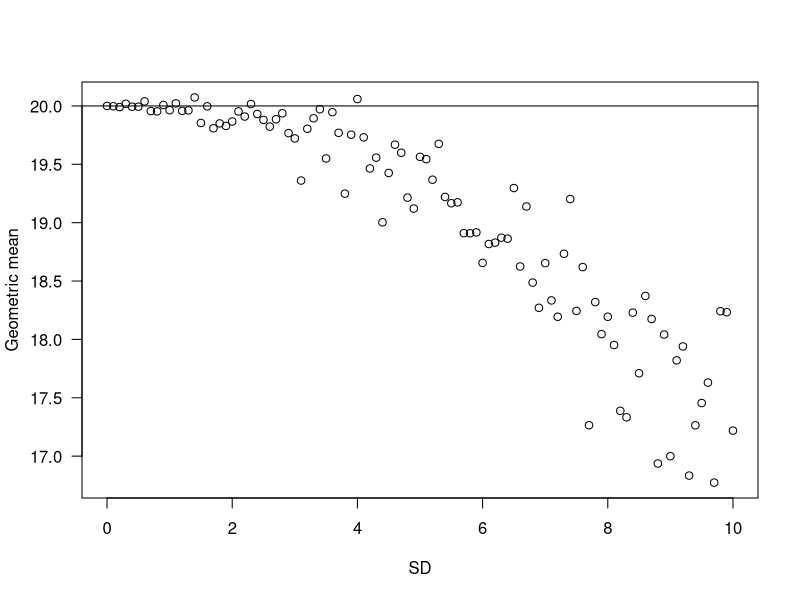
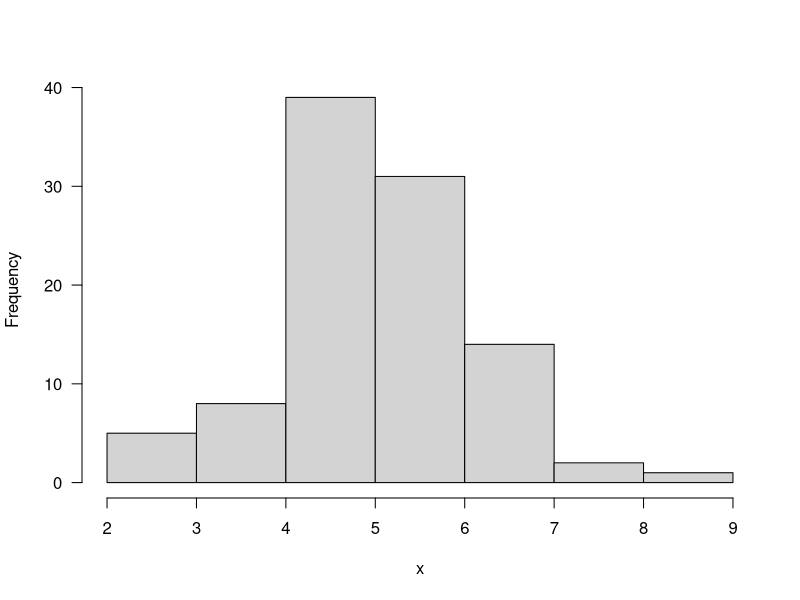
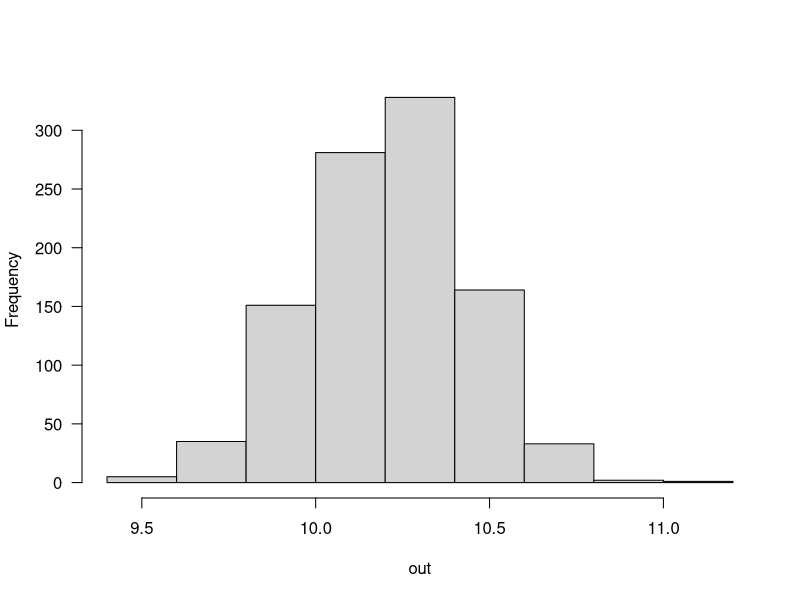
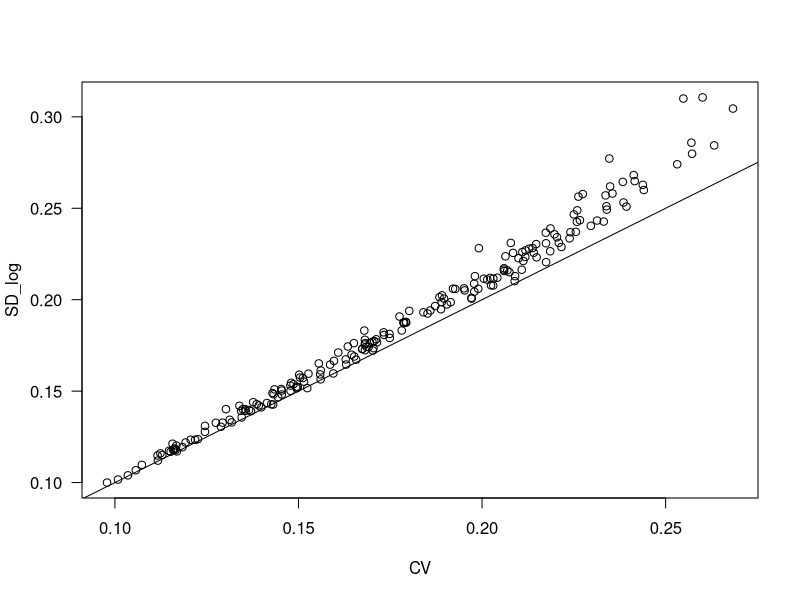

Source code (R) for these figures, in order:
## ---- chunk 1
knitr::opts_chunk$set(echo = TRUE)
## ---- chunk 2
out = NULL
sdvals = seq(0, 10, 0.1)

for(i in 1:length(sdvals)){
d = rnorm(500, 20, sd=sdvals[i])
d = d[which(d>0)]
out[i] = exp(mean(log(d)))
}

plot(sdvals, out, las=1,
     xlab="SD", ylab="Geometric mean")
abline(h=20)
## ---- chunk 3
log(1.1/1)
-log(1/1.1)
## ---- chunk 4
x = rnorm(n=100, mean=5, sd=1)
mean(x)
sd(x)
hist(x, las=1, main="")
## ---- chunk 5
set.seed(1)
x = rnorm(50, 10, 2)
se_x = sqrt(var(x)/length(x))
## ---- chunk 6
out = NULL
for(i in 1:1000){
  sample = sample(x, replace=TRUE)
  out[i] = mean(sample)
}
## ---- chunk 7
hist(out, las=1, main="")
sd(out)
## ---- chunk 8
se_x
## ---- chunk 9
quantile(out, c(0.025, 0.975))
## ---- chunk 10
mean(x) - 1.96*se_x
mean(x) + 1.96*se_x
## ---- chunk 11
set.seed(1)
out = matrix(NA, nrow=200, ncol=2)
sdvals = runif(200, 2, 5)

for(i in 1:200){
x = rnorm(200, 20, sdvals[i])
cv = sd(x)/mean(x)
sd_log = sd(log(x))
out[i,1] = cv
out[i,2] = sd_log
}

plot(out[,1], out[,2], xlab="CV", ylab="SD_log", las=1)
lines(0:1, 0:1)
